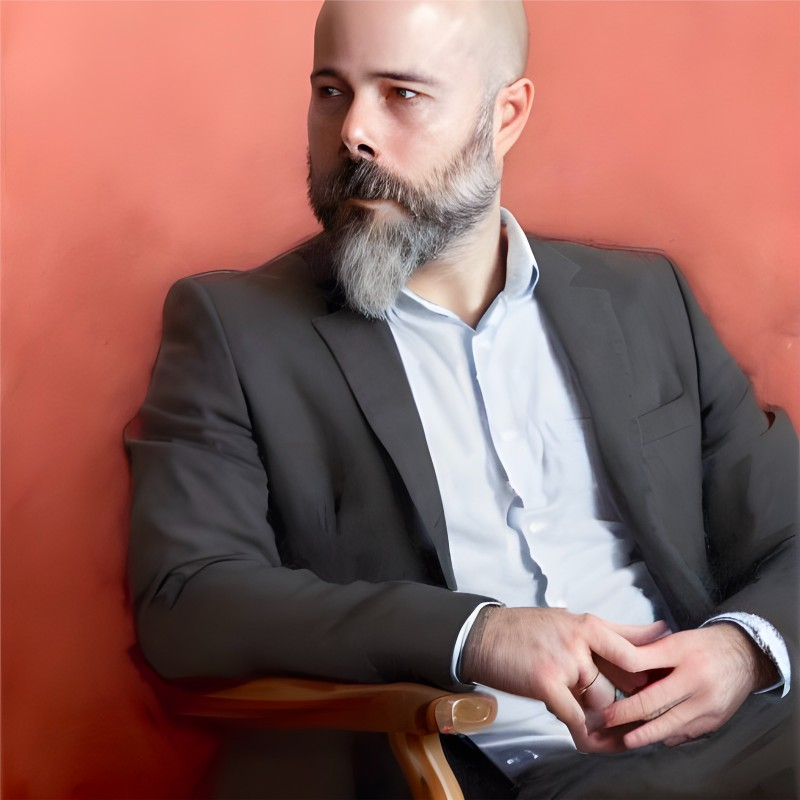
#> input picture josevicente.jpg, 800 x 800 px
$ python 006-pixeles.py
#> lines starting #> are read from the running program, lines starting #| are printed output that depends on the picture
from PIL import Image,ImageFilter

imagen = Image.open("josevicente.jpg")
#> imagen is the input picture: PIL image 800x800 RGB; mean R, G, B 144.3, 100.7, 95.2
escalado = imagen.resize((512,512))
grises = escalado.convert("L")
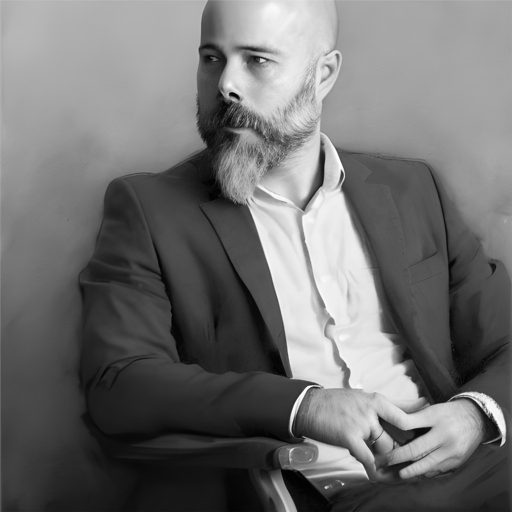
#> grises: PIL image 512x512 L; min 0, max 255, mean 113.1
bordes = grises.filter(ImageFilter.FIND_EDGES)
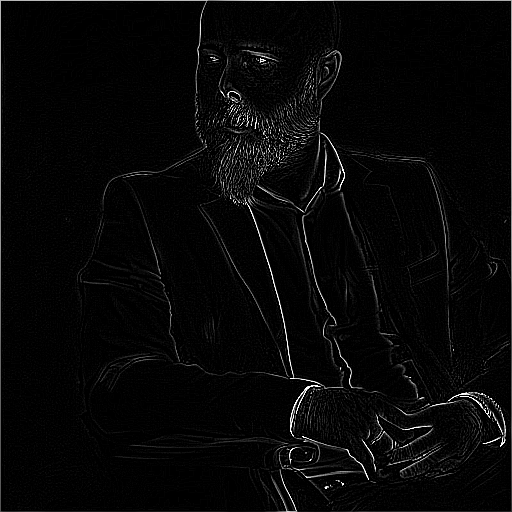
#> bordes: PIL image 512x512 L; min 0, max 255, mean 7.4
blancoynegro = bordes.point(lambda x:0 if x < 50 else 255,'1')
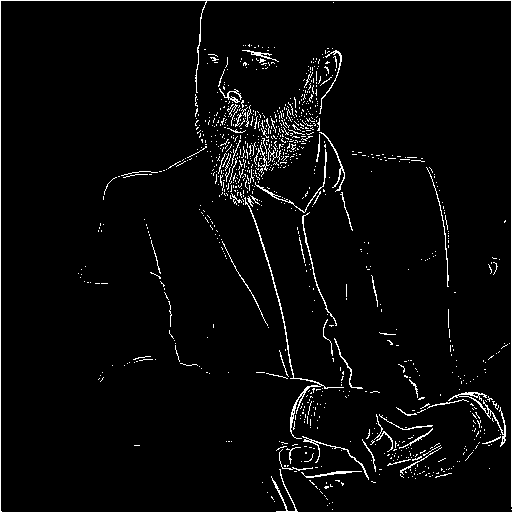
#> blancoynegro: PIL image 512x512 1; 3.5% white in thin lines or dots
pixeles = blancoynegro.load()
print(pixeles[1,1])
#| 0
